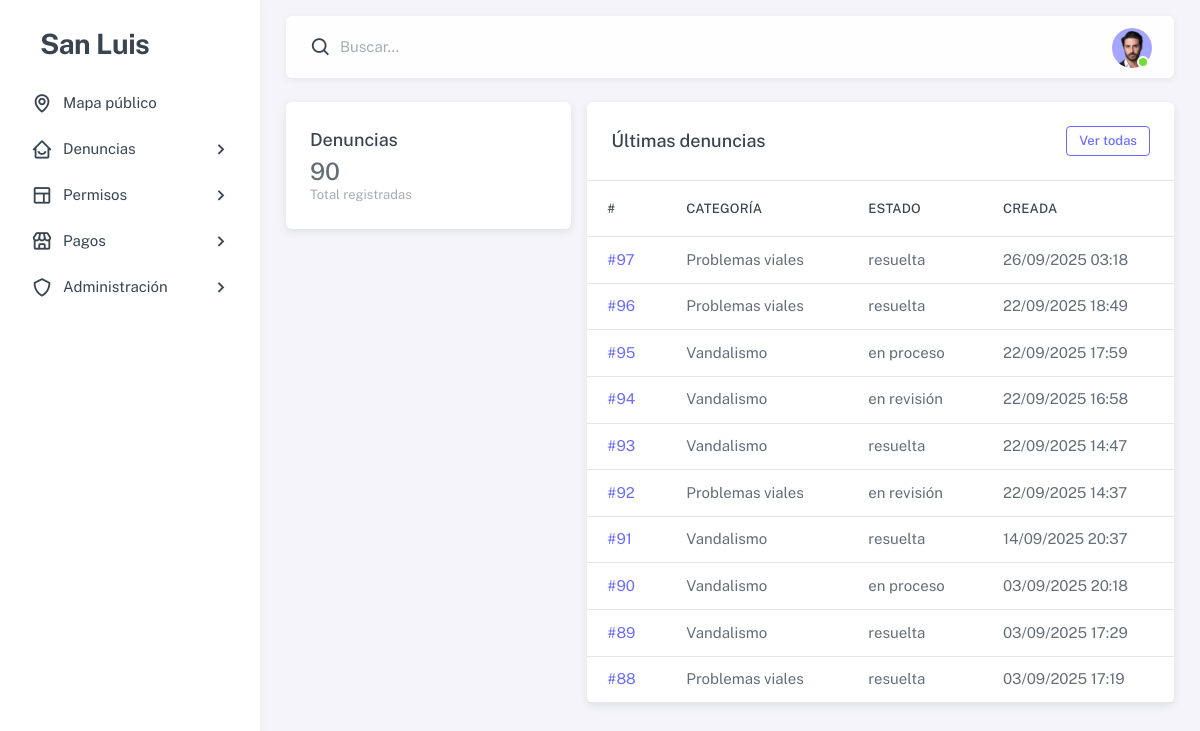
Before: /admin-panel/ (signed in) with the older database file.
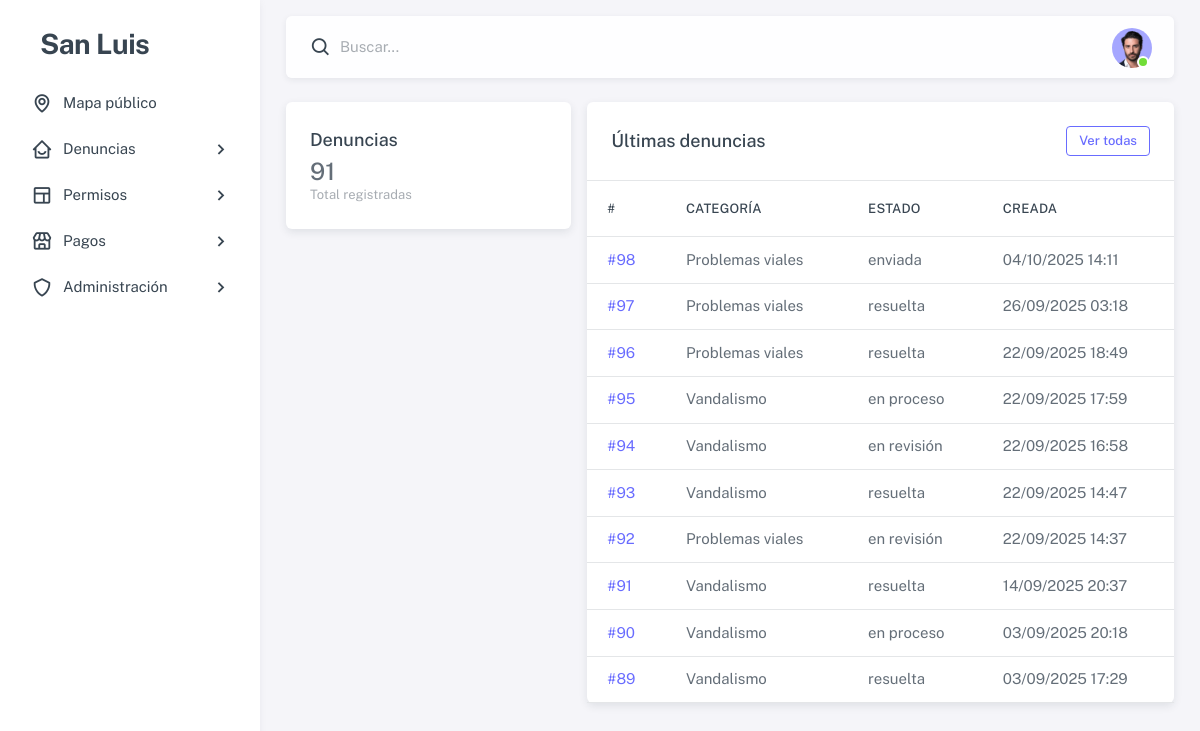
After: the same page with the newer database file.
### dashboard/models.py (models this page shows, shortened)
class Denuncia(models.Model):
    ESTADOS = [
        ('enviada', 'Enviada'),
        ('en revisión', 'En revisión'),
        ('en proceso', 'En proceso'),
        ('resuelta', 'Resuelta'),
        ('rechazada', 'Rechazada'),
    ]
    usuario = models.ForeignKey(settings.AUTH_USER_MODEL, on_delete=models.SET_NULL, null=True, blank=True)
    categoria = models.ForeignKey('CategoriaDenuncia', on_delete=models.PROTECT)
    descripcion = models.TextField()
    fecha_hecho = models.DateField()
    es_anonima = models.BooleanField(default=False)
    estado = models.CharField(max_length=20, choices=ESTADOS, default='enviada')
    ubicacion = models.ForeignKey('Ubicacion', on_delete=models.SET_NULL, null=True, blank=True)
    evidencia = models.FileField(upload_to='denuncias/evidencias/', null=True, blank=True)
    rechazo_motivo = models.TextField(blank=True, default="")
    resolucion_nota = models.TextField(blank=True, default="")
    resolucion_evidencia = models.FileField(upload_to='denuncias/resoluciones/', null=True, blank=True)
    resuelto_por = models.ForeignKey(
        settings.AUTH_USER_MODEL, on_delete=models.SET_NULL,
        null=True, blank=True, related_name='denuncias_resueltas'
    )
    creada_en = models.DateTimeField(auto_now_add=True)
    finalizada_en = models.DateTimeField(null=True, blank=True)
    class Meta:
        indexes = [
            models.Index(fields=['estado']),
            models.Index(fields=['creada_en']),
        ]

class CategoriaDenuncia(models.Model):
    nombre = models.CharField(max_length=50, unique=True)

### dashboard/views/admin_panel.py (the view)
# urls.py: path('admin-panel/', admin_panel.index, name='admin_panel'),
@user_passes_test(es_admin, login_url='login')
def index(request):
    ctx = {
        "tot_denuncias": Denuncia.objects.count(),
        "ultimas_denuncias": Denuncia.objects.select_related('categoria').order_by('-creada_en')[:10],
    }
    return render(request, 'admin_panel/index.html', ctx)

### dashboard/views/admin_panel.py (called while the page is built)
def es_admin(user):
    return user.is_authenticated and (user.is_staff or getattr(user, 'tipo_usuario', '') == 'administrador')

### dashboard/templates/admin_panel/index.html (shortened to what this page needs)
{% extends "admin_panel/base_admin.html" %}
{% block content %}
<div class="row g-4">
  <div class="col-12 col-md-4">
    <div class="card">
      <div class="card-body">
        <h5 class="card-title mb-1">Denuncias</h5>
        <div class="display-6">{{ tot_denuncias }}</div>
        <small class="text-muted">Total registradas</small>
      </div>
    </div>
  </div>
  <div class="col-12 col-md-8">
    <div class="card">
      <div class="card-header d-flex justify-content-between align-items-center">
        <h5 class="mb-0">Últimas denuncias</h5>
        <a class="btn btn-sm btn-outline-primary" href="{% url 'admin_denuncias' %}">Ver todas</a>
      </div>
      <div class="table-responsive">
        <table class="table mb-0">
          <thead><tr><th>#</th><th>Categoría</th><th>Estado</th><th>Creada</th></tr></thead>
          <tbody>
            {% for d in ultimas_denuncias %}
              <tr>
                <td><a href="{% url 'admin_denuncia_detalle' d.id %}">#{{ d.id }}</a></td>
                <td>{{ d.categoria.nombre }}</td>
                <td>{{ d.estado }}</td>
                <td>{{ d.creada_en|date:"d/m/Y H:i" }}</td>
              </tr>
            {% empty %}
              <tr><td colspan="4" class="text-center text-muted py-4">Sin registros</td></tr>
            {% endfor %}
          </tbody>
        </table>
      </div>
    </div>
  </div>
</div>
{% endblock %}

Changed rows visible on the page:
no longer on this page (row unchanged): Denuncia: id "88", categoria.nombre "Problemas viales", estado "resuelta", creada_en "03/09/2025 17:19"
added Denuncia: id "98", categoria.nombre "Problemas viales", estado "enviada", creada_en "04/10/2025 14:11"
Other visible differences:
{{ tot_denuncias }}: "90" → "91"
